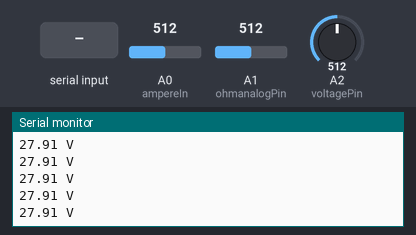
Bench run of a sketch on a simulated Arduino Uno, built with avr-gcc and run on an emulated ATmega328P. Shown: the last lines printed to the serial monitor. Inputs (shaded band) come from the test bench; at power-on: A0 (ampereIn) = 512, A1 (ohmanalogPin) = 512, A2 (voltagePin) = 512.

Above: at 1.2 s.
1.3 s: "B" received over the second serial link
2.8 s: "C" received over the second serial link
At 2.92 s:
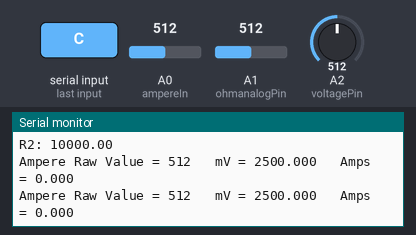
4.7 s: "1" received over the second serial link
6.2 s: A0 (ampereIn) set to 716
At 6.23 s:
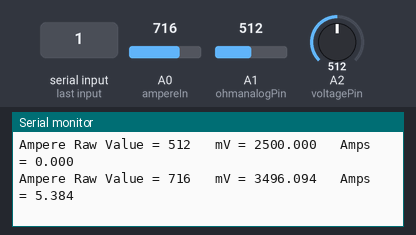
7.7 s: A0 (ampereIn) set to 900
At 7.73 s:
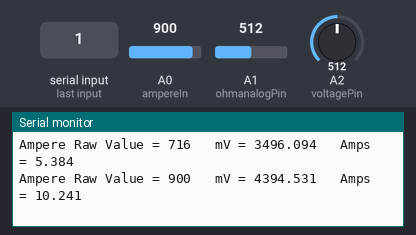
Timing chart, 0 to 10.2 s (numbered marks = the images above; inputs shaded):
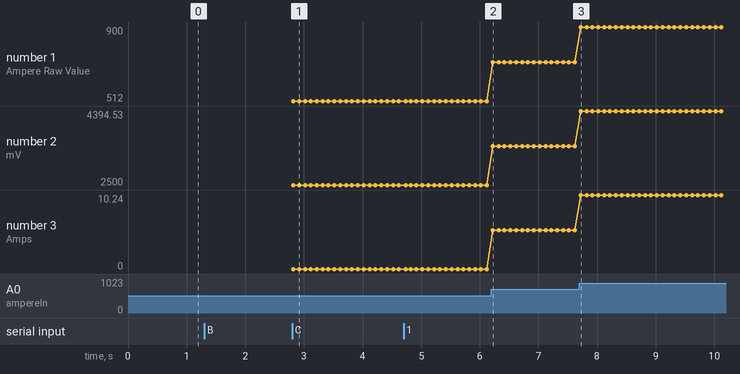

The sketch:

FyP_Fadhlan_Fuad_Hadif_Rev02_BL_APP.ino
```cpp
#include <SoftwareSerial.h>

SoftwareSerial BLSerial(10, 11); // RX, TX

//Selection control
int seleksyen = 0;
/*
 *    0 = voltage
 *    1 = resistance
 *    2 = current
 */

char blrecv = "";

unsigned long previousMillis = 0;
const long interval = 100;
float lastvaluetosend = 0;

void setup()
{
  Serial.begin(9600);
  BLSerial.begin(9600);
}

void loop()
{
  unsigned long currentMillis = millis();

  if(BLSerial.available() > 0)
  {
    blrecv = BLSerial.read();

    switch(blrecv)
    {
      case 'A':
        seleksyen = 0;
      break;

      case 'B':
        seleksyen = 1;
      break;

      case 'C':
        seleksyen = 2;
      break;

      default:
        Serial.println("BL received but dont know what to do");
      break;
    }
  }

  if (currentMillis - previousMillis >= interval)
  {
    previousMillis = currentMillis;

    switch(seleksyen)
    {
      case 0:
        voltageRead();
      break;

      case 1:
        ohmRead();
      break;

      case 2:
        ampereRead();
      break;
    }
  }
}

void ampereRead()
{
  //Current reading setup start
  const int ampereIn = A0;
  int mVperAmp = 185; // use 100 for 20A Module and 66 for 30A Module
  int ampereRawValue= 0;
  int ACSoffset = 2500;
  double ampereVoltage = 0;
  double Amps = 0;
  //Current reading setup stop
  ampereRawValue = analogRead(ampereIn);
  ampereVoltage = (ampereRawValue / 1024.0) * 5000; // Gets you mV
  Amps = ((ampereVoltage - ACSoffset) / mVperAmp);

  Serial.print("Ampere Raw Value = " ); // shows pre-scaled value
  Serial.print(ampereRawValue);
  Serial.print("\t mV = "); // shows the voltage measured
  Serial.print(ampereVoltage,3); // the '3' after voltage allows you to display 3 digits after decimal point
  Serial.print("\t Amps = "); // shows the voltage measured
  Serial.println(Amps,3); // the '3' after voltage allows you to display 3 digits after decimal point

  //BLSerial.print(Amps,3);   //publish
  lastvaluetosend = Amps;
}

void ohmRead()
{
  //Ohm reading setup start
  int ohmanalogPin = A1;
  int ohmraw = 0;
  int ohmVin = 5;
  float ohmVout = 0;
  float ohmR1 = 10000;
  float ohmR2 = 0;
  float buffer = 0;
  //Ohm reading setup stop
  ohmraw = analogRead(ohmanalogPin);

  if(ohmraw)
  {
    buffer = ohmraw * ohmVin;
    ohmVout = (buffer)/1024.0;
    buffer = (ohmVin/ohmVout) -1;
    ohmR2 = ohmR1 * buffer;
    Serial.print("Vout: ");
    Serial.println(ohmVout);
    Serial.print("R2: ");
    Serial.println(ohmR2);

    //BLSerial.print(ohmR2);    //publish
    lastvaluetosend = ohmR2;
  }
}

void voltageRead()
{
  //Voltage reading setup start
  #define NUM_SAMPLES 10

  int voltagePin = A2;
  int voltageSum = 0;                    // sum of samples taken
  unsigned char sample_count = 0; // current sample number
  float voltage = 0.0;            // calculated voltage
  float voltageConv = 0.0;
  //Voltage reading setup stop


  // take a number of analog samples and add them up
  while (sample_count < NUM_SAMPLES)
  {
    voltageSum += analogRead(voltagePin);
    sample_count++;
    delay(10);
  }
  // calculate the voltage
  // use 5.0 for a 5.0V ADC reference voltage
  // 5.015V is the calibrated reference voltage
  voltage = ((float)voltageSum / (float)NUM_SAMPLES * 5.015) / 1024.0;
  // send voltage for display on Serial Monitor
  // voltage multiplied by 11 when using voltage divider that
  // divides by 11. 11.132 is the calibrated voltage divide
  // value
  Serial.print(voltage * 11.132);
  Serial.println (" V");
  sample_count = 0;
  voltageSum = 0;

  voltageConv = voltage * 11.132;

  //BLSerial.print(voltageConv);    //publish
  lastvaluetosend = voltageConv;
}
```

Measured:
- after the input at 2.8 s, the serial monitor: prints a new line at once (image 1)
- after the input at 6.2 s, the serial monitor: prints a new line at once (image 2)
- after the input at 7.7 s, the serial monitor: prints a new line at once (image 3)
- plotted number 1: 512 → 716 after the input at 6.2 s, 716 → 900 after the input at 7.7 s
- plotted number 2: 2500 → 3496.09 after the input at 6.2 s, 3496.09 → 4394.53 after the input at 7.7 s
- plotted number 3: 0 → 5.38 after the input at 6.2 s, 5.38 → 10.24 after the input at 7.7 s
